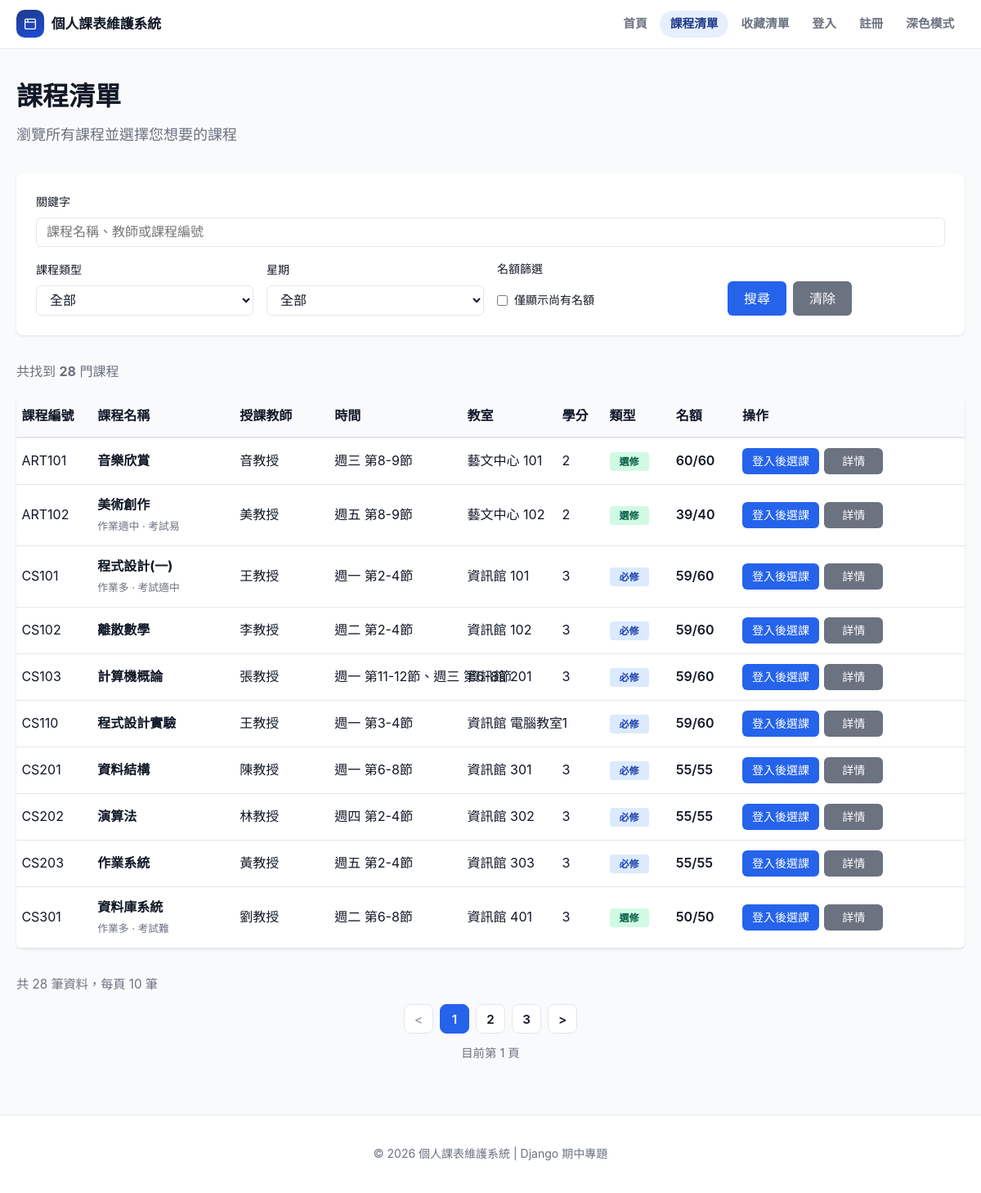
Page /courses/ on the committed database.
### timetable/models.py (models this page shows, shortened)
class Course(models.Model):
    course_id = models.CharField("課程編號", max_length=20, primary_key=True)
    name = models.CharField("課程名稱", max_length=100)
    teacher = models.ForeignKey(
        Teacher,
        verbose_name="授課教師",
        null=True,
        blank=True,
        on_delete=models.PROTECT,
        related_name="courses",
    )
    weekday = models.PositiveSmallIntegerField("星期")  # 1-7
    start_period = models.PositiveSmallIntegerField("開始節次")
    end_period = models.PositiveSmallIntegerField("結束節次")
    credits = models.PositiveSmallIntegerField("學分")
    course_type = models.CharField(
        "課程類型",
        max_length=20,
        choices=COURSE_TYPE_CHOICES,
        help_text="選「必修」後，開課班級相同的學生會自動加入這門課，而且不能退選。",
    )
    module = models.CharField("所屬模組", max_length=20, blank=True, default="")
    syllabus = models.FileField("課程大綱 PDF", upload_to=syllabus_upload_to, blank=True)
    school_class = models.ForeignKey(
        "SchoolClass",
        verbose_name="開課班級",
        null=True,
        blank=True,
        on_delete=models.PROTECT,
        related_name="courses",
    )
    opens_to_all = models.BooleanField("開放全校", default=False)
    semester = models.ForeignKey(
        Semester,
        verbose_name="學期",
        null=True,
        blank=True,
        on_delete=models.PROTECT,
        related_name="courses",
    )
    classroom = models.ForeignKey(
        Classroom,
        verbose_name="教室",
        null=True,
        blank=True,
        on_delete=models.PROTECT,
        related_name="courses",
    )
    total_quota = models.PositiveIntegerField("總名額")
    enrolled_count = models.PositiveIntegerField("已選人數", default=0)
    class Meta:
        ordering = ["course_id"]
    @property
    def remaining_quota(self) -> int:
        return self.total_quota - self.enrolled_count
    @property
    def is_full(self) -> bool:
        return self.enrolled_count >= self.total_quota
    def __init__(self, *args, **kwargs):
        target_class = kwargs.pop("target_class", None)
        teacher_name = None
        classroom_name = None
        if isinstance(kwargs.get("teacher"), str):
            teacher_name = kwargs.pop("teacher")
        if isinstance(kwargs.get("classroom"), str):
            classroom_name = kwargs.pop("classroom")
        super().__init__(*args, **kwargs)
        if classroom_name is not None:
            label = classroom_name.strip()
            if label:
                self.classroom, _created = Classroom.objects.get_or_create(name=label)
            else:
                self.classroom = None
        if teacher_name is not None:
            label = teacher_name.strip()
            if label:
                self.teacher, _created = Teacher.objects.get_or_create(name=label)
            else:
                self.teacher = None
        if target_class is not None:
            self.target_class = target_class
        self._ensure_semester()
    def _get_target_class(self):
        if self.opens_to_all:
            return "全校"
        if self.school_class_id:
            return self.school_class.name
        return ""
    _get_target_class.short_description = "開課班級"
    def _set_target_class(self, value):
        label = (value or "").strip()
        if label == "全校":
            self.opens_to_all = True
            self.school_class = None
            return
        self.opens_to_all = False
        if not label:
            self.school_class = None
            return
        if self.school_class_id and self.school_class.name == label:
            return
        self.school_class, _created = SchoolClass.objects.get_or_create(name=label)
    target_class = property(_get_target_class, _set_target_class)
    def _ensure_semester(self):
        if self.semester_id:
            return
    def get_weekday_name(self) -> str:
        return WEEKDAY_NAMES.get(self.weekday, "未知")
    def time_slots(self) -> list:
        slots = [{
            "weekday": self.weekday,
            "start_period": self.start_period,
            "end_period": self.end_period,
            "classroom": self.classroom if self.classroom_id else None,
        }]
        for meeting in self.extra_meetings.all():
            slots.append({
                "weekday": meeting.weekday,
                "start_period": meeting.start_period,
                "end_period": meeting.end_period,
                "classroom": meeting.classroom if meeting.classroom_id else None,
            })
        slots.sort(key=lambda slot: (slot["weekday"], slot["start_period"]))
        return slots
    def get_time_display(self) -> str:
        parts = []
        for slot in self.time_slots():
            parts.append(
                f"{WEEKDAY_NAMES.get(slot['weekday'], '未知')} 第{slot['start_period']}-{slot['end_period']}節"
            )
        return "、".join(parts)
    def to_dict(self) -> dict:
        return {
            "course_id": self.course_id,
            "name": self.name,
            "teacher": self.teacher.name if self.teacher_id else "",
            "weekday": self.weekday,
            "weekday_name": self.get_weekday_name(),
            "start_period": self.start_period,
            "end_period": self.end_period,
            "time_display": self.get_time_display(),
            "credits": self.credits,
            "course_type": self.course_type,
            "module": self.module,
            "target_class": self.target_class,
            "semester": (self.semester.name or self.semester.code) if self.semester_id else "",
            "classroom": self.classroom.name if self.classroom_id else "",
            "total_quota": self.total_quota,
            "enrolled_count": self.enrolled_count,
            "remaining_quota": self.remaining_quota,
            "is_full": self.is_full,
        }

class Teacher(models.Model):
    name = models.CharField("教師姓名", max_length=50, unique=True)
    class Meta:
        ordering = ["name"]
        verbose_name = "教師"
        verbose_name_plural = "教師"

class Classroom(models.Model):
    name = models.CharField("教室名稱", max_length=50, unique=True)
    class Meta:
        ordering = ["name"]
        verbose_name = "教室"
        verbose_name_plural = "教室"

class CourseReview(models.Model):
    HOMEWORK_CHOICES = [("多", "多"), ("適中", "適中"), ("少", "少")]
    EXAM_CHOICES = [("難", "難"), ("適中", "適中"), ("易", "易")]
    user_id = models.CharField("使用者 ID", max_length=64, db_index=True)
    course = models.ForeignKey(
        Course, verbose_name="課程", on_delete=models.CASCADE, related_name="reviews"
    )
    homework = models.CharField("作業量", max_length=10, choices=HOMEWORK_CHOICES)
    exam = models.CharField("考試難度", max_length=10, choices=EXAM_CHOICES)
    updated_at = models.DateTimeField(auto_now=True)
    class Meta:
        unique_together = [("user_id", "course")]
        verbose_name = "課程評價"
        verbose_name_plural = "課程評價"

### timetable/views.py (the view)
# urls.py: path('courses/', views.course_list, name='course_list'),
@require_http_methods(["GET"])
def course_list(request):
    user_id = get_user_id(request)
    keyword = request.GET.get('keyword', '').strip()
    course_type = request.GET.get('course_type', '').strip()
    try:
        weekday = int(request.GET.get('weekday', 0) or 0)
    except (TypeError, ValueError):
        weekday = 0
    show_available = request.GET.get('show_available', '')
    courses = course_store.search_courses(keyword, course_type, weekday)
    if show_available:
        courses = [c for c in courses if not c.is_full]
    paginator = Paginator(courses, 10)
    page_obj = paginator.get_page(request.GET.get('page', 1))
    enrolled_course_ids = {c.course_id for c in course_store.get_user_enrollments(user_id)}
    favorited_course_ids = {c.course_id for c in course_store.get_user_favorites(user_id)}
    courses_with_status = courses_with_enroll_status(
        user_id,
        page_obj.object_list,
        enrolled_course_ids,
        authenticated=request.user.is_authenticated,
    )
    for course_dict in courses_with_status:
        course_dict['is_favorited'] = course_dict['course_id'] in favorited_course_ids
    query_params = request.GET.copy()
    query_params.pop('page', None)
    context = {
        'courses': courses_with_status,
        'page_obj': page_obj,
        'querystring': query_params.urlencode(),
        'page_items': page_items(page_obj),
        'total_count': paginator.count,
        'keyword': keyword,
        'course_type': course_type,
        'weekday': weekday,
        'show_available': show_available,
        'course_types': ['必修', '選修', '通識'],
        'weekdays': [
            (1, '週一'), (2, '週二'), (3, '週三'),
            (4, '週四'), (5, '週五'), (6, '週六'), (7, '週日')
        ],
    }
    return render(request, 'course_list.html', context)

### templates/course_list.html (shortened to what this page needs)
{% extends 'base.html' %}
{% block content %}
<div class="page-header">
    <h1>課程清單</h1>
    <p class="lead">瀏覽所有課程並選擇您想要的課程</p>
</div>
<div class="search-filter-section">
    <form method="get" action="{% url 'course_list' %}" class="search-form">
        <div class="form-row">
            <div class="form-group keyword-field">
                <label for="keyword">關鍵字</label>
                <input type="text" id="keyword" name="keyword" value="{{ keyword }}" placeholder="課程名稱、教師或課程編號" class="form-control">
            </div>
            <div class="form-group">
                <label for="course_type">課程類型</label>
                <select id="course_type" name="course_type" class="form-control">
                    <option value="">全部</option>
                </select>
            </div>
            <div class="form-group">
                <label for="weekday">星期</label>
                <select id="weekday" name="weekday" class="form-control">
                    <option value="0">全部</option>
                </select>
            </div>
            <div class="form-group">
                <label for="show_available">名額篩選</label>
                <div style="display: flex; align-items: center; height: 38px;">
                    <input type="checkbox" id="show_available" name="show_available" value="1" {% if show_available %}checked{% endif %} style="margin-right: 0.5rem;">
                    <label for="show_available" style="margin: 0;">僅顯示尚有名額</label>
                </div>
            </div>
            <div class="form-group button-group">
                <button type="submit" class="btn btn-primary">搜尋</button>
                <a href="{% url 'course_list' %}" class="btn btn-secondary">清除</a>
            </div>
        </div>
    </form>
</div>
<div class="course-results">
    <p class="results-count">共找到 <strong>{{ total_count }}</strong> 門課程</p>
    {% if courses %}
    <div class="course-table-wrapper">
        <table class="course-table course-list-table">
            <thead>
                <tr>
                    <th>課程編號</th>
                    <th>課程名稱</th>
                    <th>授課教師</th>
                    <th>時間</th>
                    <th>教室</th>
                    <th>學分</th>
                    <th>類型</th>
                    <th>名額</th>
                    <th class="col-actions">操作</th>
                </tr>
            </thead>
            <tbody>
                {% for course in courses %}
                <tr class="{% if course.is_enrolled %}enrolled-row{% endif %} {% if course.is_full %}full-row{% endif %}">
                    <td data-label="課程編號">{{ course.course_id }}</td>
                    <td data-label="課程名稱">
                        <strong>{{ course.name }}</strong>
                        {% if course.review_summary %}
                        <small class="review-summary">作業{{ course.review_summary.homework }} · 考試{{ course.review_summary.exam }}</small>
                        {% endif %}
                    </td>
                    <td data-label="授課教師">{{ course.teacher }}</td>
                    <td data-label="時間">{{ course.time_display }}</td>
                    <td data-label="教室">{{ course.classroom|default:"尚未安排" }}</td>
                    <td data-label="學分">{{ course.credits }}</td>
                    <td data-label="類型"><span class="course-type-badge badge-{{ course.course_type }}">{{ course.course_type }}</span></td>
                    <td data-label="名額">
                        <span class="quota-info {% if course.is_full %}quota-full{% elif course.remaining_quota < 5 %}quota-low{% endif %}">
                            {{ course.remaining_quota }}/{{ course.total_quota }}
                        </span>
                    </td>
                    <td class="col-actions" data-label="操作">
                        <div class="course-actions">
                        {% if user.is_authenticated %}
                        {% if course.is_enrolled and course.required_locked %}
                            <button type="button" class="btn btn-secondary btn-sm" disabled>不可退選</button>
                        {% elif course.is_enrolled %}
                            <form method="post" action="{% url 'drop_course' %}">
                                {% csrf_token %}
                                <input type="hidden" name="course_id" value="{{ course.course_id }}">
                                <input type="hidden" name="next" value="{{ request.get_full_path }}">
                                <button type="submit" class="btn btn-danger btn-sm" data-confirm="確定要退選嗎？">退選</button>
                            </form>
                        {% elif course.can_enroll %}
                            <form method="post" action="{% url 'enroll_course' %}">
                                {% csrf_token %}
                                <input type="hidden" name="course_id" value="{{ course.course_id }}">
                                <input type="hidden" name="next" value="{{ request.get_full_path }}">
                                <button type="submit" class="btn btn-primary btn-sm">選課</button>
                            </form>
                        {% else %}
                            <button type="button" class="btn btn-secondary btn-sm" disabled title="{{ course.enroll_message }}">選課</button>
                        {% endif %}
                        {% if course.is_favorited %}
                            <form method="post" action="{% url 'remove_favorite' %}">
                                {% csrf_token %}
                                <input type="hidden" name="course_id" value="{{ course.course_id }}">
                                <input type="hidden" name="next" value="{{ request.get_full_path }}">
                                <button type="submit" class="btn btn-secondary btn-sm btn-icon" title="取消收藏">★</button>
                            </form>
                        {% else %}
                            <form method="post" action="{% url 'add_favorite' %}">
                                {% csrf_token %}
                                <input type="hidden" name="course_id" value="{{ course.course_id }}">
                                <input type="hidden" name="next" value="{{ request.get_full_path }}">
                                <button type="submit" class="btn btn-secondary btn-sm btn-icon" title="收藏課程">☆</button>
                            </form>
                        {% endif %}
                        {% else %}
                            <a href="{% url 'login' %}?next={{ request.get_full_path|urlencode }}" class="btn btn-primary btn-sm">登入後選課</a>
                        {% endif %}
                        <a href="{% url 'course_detail' course.course_id %}" class="btn btn-secondary btn-sm">詳情</a>
                        </div>
                    </td>
                </tr>
                {% endfor %}
            </tbody>
        </table>
    </div>
    {% include "includes/pagination.html" with page=page_obj items=page_items total=total_count query=querystring label="課程清單分頁" %}
    {% else %}
    <div class="empty-state">
        <p>找不到符合條件的課程，請嘗試其他搜尋條件。</p>
    </div>
    {% endif %}
</div>
{% endblock %}

### rows in the picture
Course: course_id "ART101", name "音樂欣賞", course_type "選修"
Teacher: teacher "音教授"
Classroom: classroom "藝文中心 101"
Course: course_id "ART102", name "美術創作", course_type "選修"
CourseReview: review_summary.homework "適中"
Teacher: teacher "美教授"
Classroom: classroom "藝文中心 102"
Course: course_id "CS101", name "程式設計(一)", course_type "必修"
CourseReview: review_summary.exam "適中"
Teacher: teacher "王教授" "王教授"
Classroom: classroom "資訊館 101"
Course: course_id "CS102", name "離散數學", course_type "必修"
Teacher: teacher "李教授"
Classroom: classroom "資訊館 102"
Course: course_id "CS103", name "計算機概論", course_type "必修"
Teacher: teacher "張教授"
Classroom: classroom "資訊館 201"
Course: course_id "CS110", name "程式設計實驗", course_type "必修"
Classroom: classroom "資訊館 電腦教室"
Course: course_id "CS201", name "資料結構", course_type "必修"
Teacher: teacher "陳教授"
Classroom: classroom "資訊館 301"
Course: course_id "CS202", name "演算法", course_type "必修"
Teacher: teacher "林教授"
Classroom: classroom "資訊館 302"
Course: course_id "CS203", name "作業系統", course_type "必修"
Teacher: teacher "黃教授"
Classroom: classroom "資訊館 303"
Course: course_id "CS301", name "資料庫系統", course_type "選修"
Teacher: teacher "劉教授"
Classroom: classroom "資訊館 401"

### other values in the picture
{{ total_count }} "28"
{{ course.time_display }} "週三 第8-9節" "週五 第8-9節" "週一 第2-4節" "週二 第2-4節" "週一 第11-12節、週三 第6-8節" "週一 第3-4節" "週一 第6-8節" "週四 第2-4節" "週五 第2-4節" "週二 第6-8節"
{{ course.credits }} "2" "2" "3" "3" "3" "1" "3" "3" "3" "3"
{{ course.remaining_quota }} "60" "39" "59" "59" "59" "59" "55" "55" "55" "50"
{{ course.total_quota }} "60" "40" "60" "60" "60" "60" "55" "55" "55" "50"
{{ course.review_summary.exam }} "易" "難"
{{ course.review_summary.homework }} "多" "多"
{{ total }} "28"
{{ page.paginator.per_page }} "10"
{{ item }} "1"
{{ item }} "2" "3"
{{ page.number }} "1"
